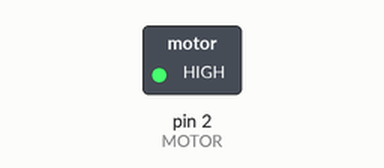
Simulated run of this sketch. Board: Arduino Uno, built with avr-gcc and run on an emulated ATmega328P. On the bench: switched loads named in the sketch (green lamp = pin HIGH).

Above: at 1.0 s.
At 6.0 s:
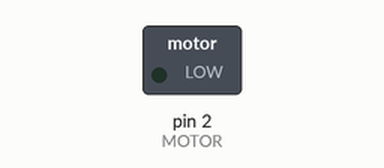
Timing chart, 0 to 13.0 s (numbered marks = the images above):
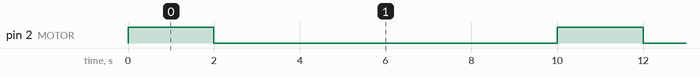

Measured:
- by itself, pin 2 (MOTOR): alternates HIGH for 2.0 s and LOW for 8.0 s

The sketch:

sketch_may26a.ino
```cpp
const int MOTOR = 2;

void setup()
{

pinMode(MOTOR,OUTPUT);

}


void loop()
{

 digitalWrite(MOTOR,HIGH);// IT INDICATES MOTOR WIll OFF For 2 sec
 delay(2000);
 digitalWrite(MOTOR,LOW);// IT INDICATES MOTOR WILL ON FOR 8 sec
 delay(8000);

}
```
